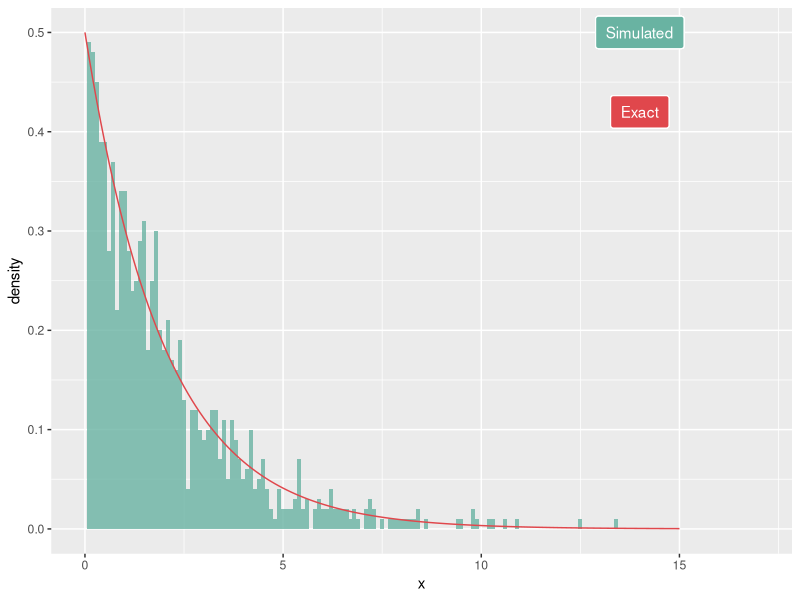
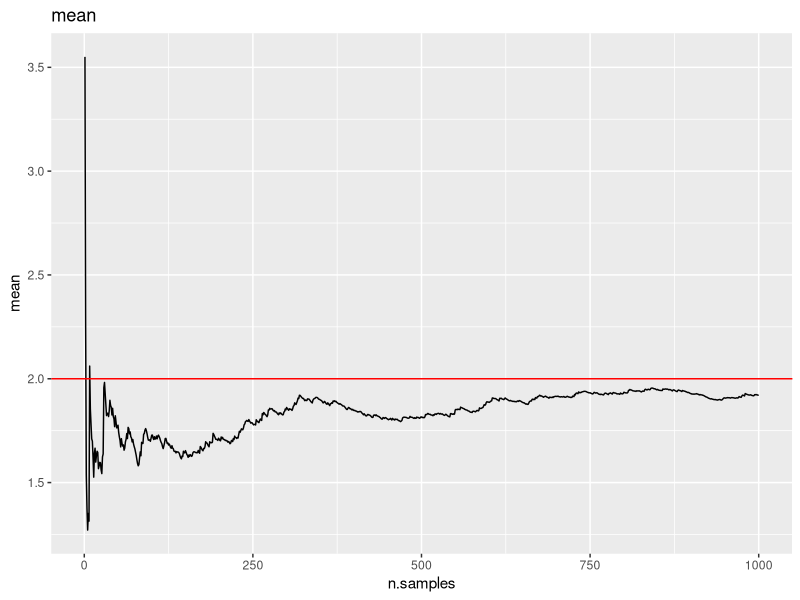
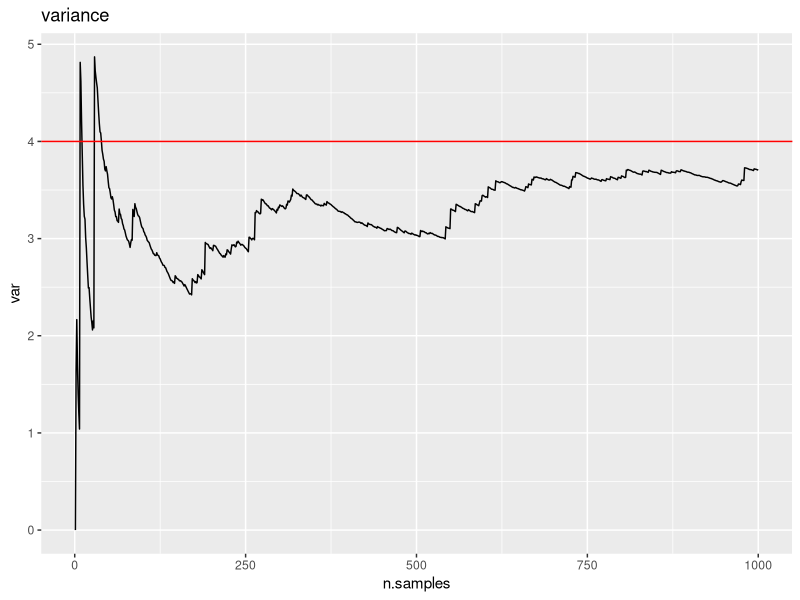
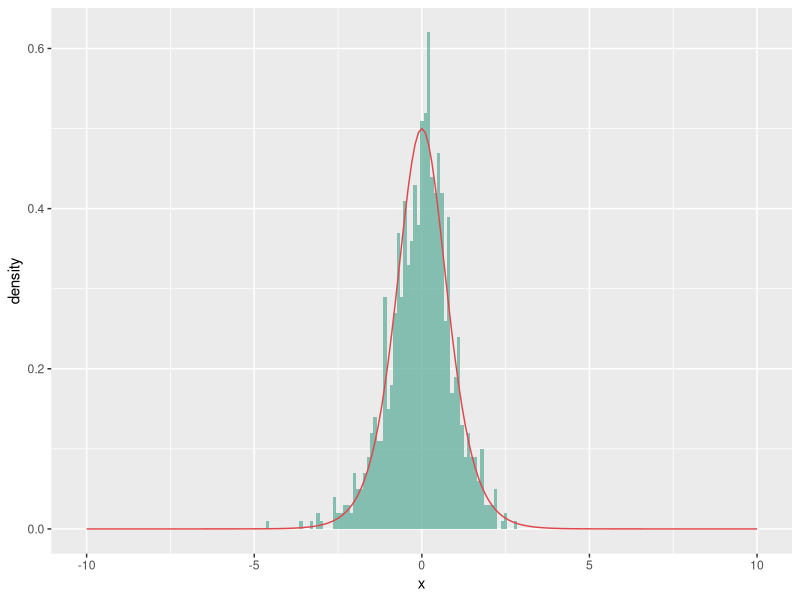
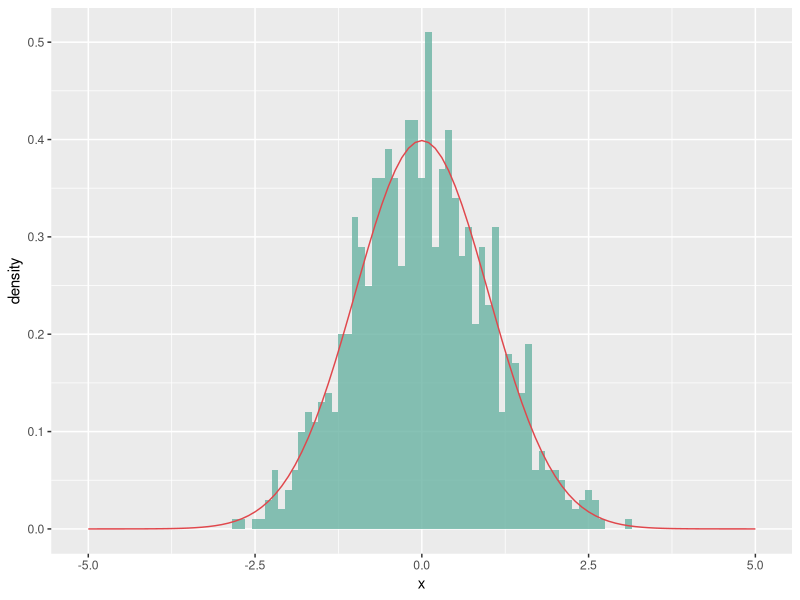
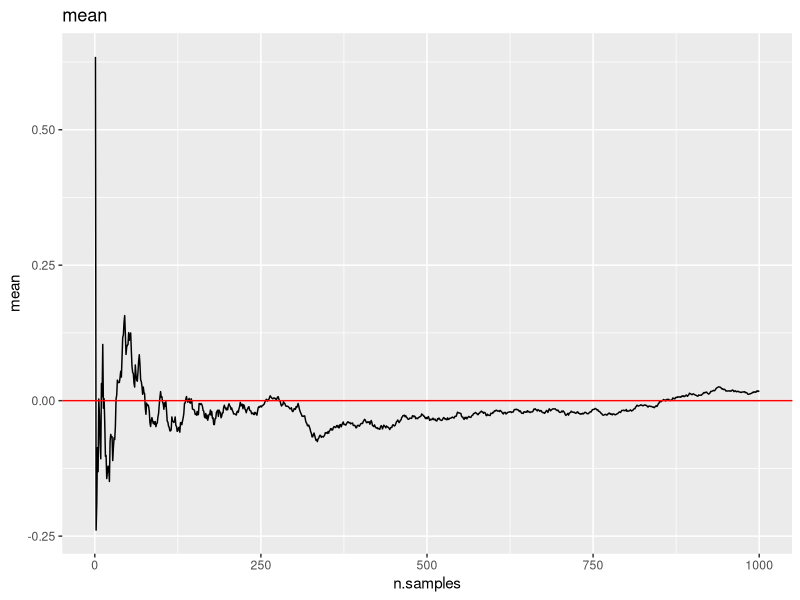
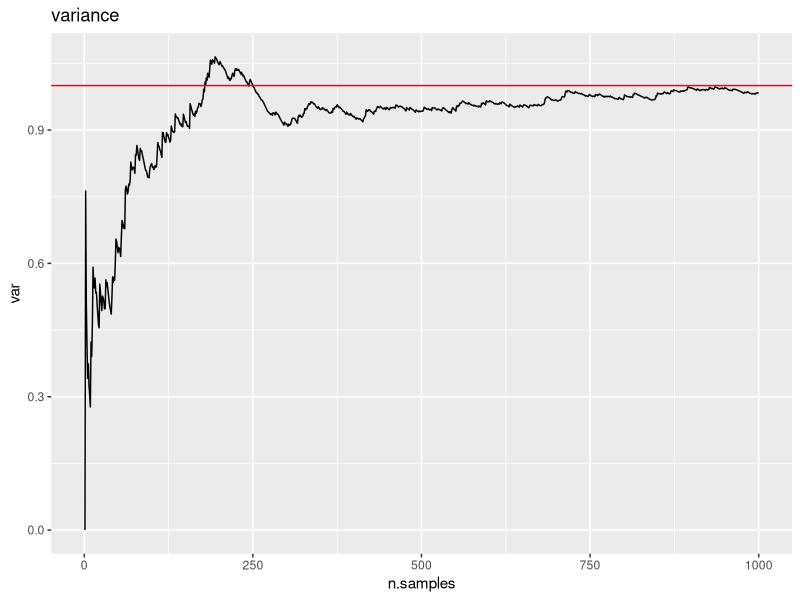
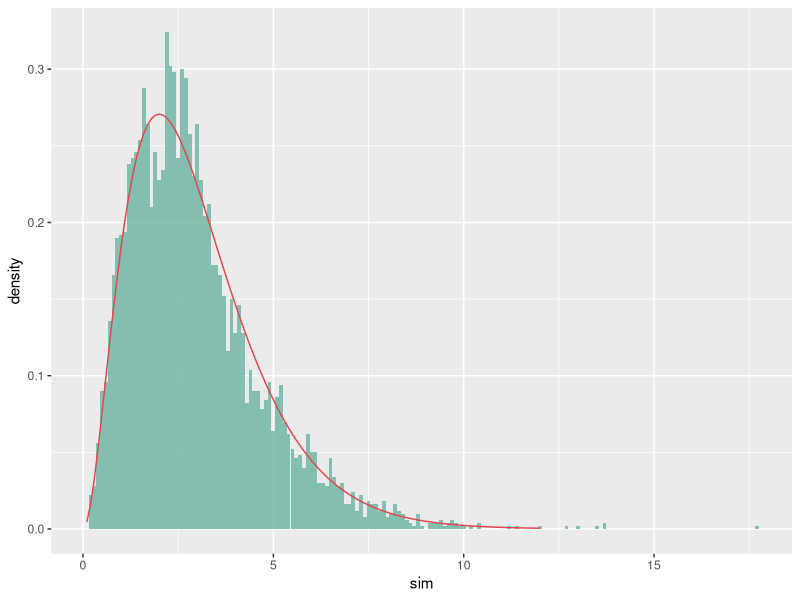

These figures' R source, in order:
## ---- chunk 1
knitr::opts_chunk$set(echo = TRUE, fig.width = 5, fig.height = 4, fig.align = "center")
library(tidyverse)
## ---- chunk 2
sim.exp <- function(rate, n){
  u <- runif(n,0,1)
  return(-1/rate * log(1 - u))
}
## ---- chunk 3
rate <- 0.5
n <- 1000
sim <- data.frame(x = sim.exp(rate, n))
x = seq(from = 0, to = 15, by = 0.1)
exact <- data.frame(x = x, y = rate*exp(-rate*x))

ggplot(sim) + 
  geom_histogram(aes(x = x, y = ..density..),
                 alpha = 0.8, fill = "#69b3a2", binwidth = 0.1) + 
  geom_line(data = exact , aes(x = x, y = y), color = "#e0474c")  +
  geom_label(
    label="Simulated", 
    x=14,
    y=0.5,
    label.padding = unit(0.55, "lines"), # Rectangle size around label
    label.size = 0.35,
    color = "white",
    fill= "#69b3a2"
  ) +
  geom_label(
    label="Exact", 
    x=14,
    y=0.42,
    label.padding = unit(0.55, "lines"), # Rectangle size around label
    label.size = 0.35,
    color = "white",
    fill = "#e0474c"
  ) +
  xlim(0,17)
## ---- chunk 4
# mean
data.frame(n.samples = 1:n,
           mean = cumsum(sim$x)/(1:n)) %>%
  ggplot() + geom_line(aes(n.samples, mean)) +
  geom_hline(yintercept = 1/rate, color = "red") +
  ggtitle("mean")
  
# variance
data.frame(n.samples = 1:n,
           mean = cumsum(sim$x)/(1:n),
           mean2 = cumsum(sim$x^2)/(1:n)) %>%
  mutate(var = mean2-mean^2) %>%
  ggplot() + geom_line(aes(n.samples, var)) +
  geom_hline(yintercept = 1/rate^2, color = "red") +
  ggtitle("variance")
## ---- chunk 5
sim.sigm <- function(alpha, n){
  u <- runif(n,0,1)
  return(1/alpha * log(u/(1-u)))
}
## ---- chunk 6
alpha <- 2
n <- 1000
sim <- data.frame(x = sim.sigm(alpha, n))
x = seq(from = -10, to = 10, by = 0.1)
exact <- data.frame(x = x, y = alpha*exp(alpha*x)/(1 + exp(alpha*x))^2)

ggplot(sim) + 
  geom_histogram(aes(x = x, y = ..density..),
                 alpha = 0.8, fill = "#69b3a2", binwidth = 0.1) + 
  geom_line(data = exact , aes(x = x, y = y), color = "#e0474c")  
## ---- chunk 7
box.mul <- function(n){
  odd <-  FALSE
  if(n %% 2 != 0){
    odd <-  TRUE
    n <- n + 1
  }
  
  x1 <- 2*pi * runif(n/2, 0, 1)
  x2 <- sim.exp(0.5, n/2)
  
  y1 <- sqrt(x2)*cos(x1)
  y2 <- sqrt(x2)*sin(x1)
  
  concat <- c(y1,y2)
  if(odd){
    return(head(concat, -1))
  }
  else{
    return(concat)
  }
}
## ---- chunk 8
n <- 1000
sim.box.mul <- data.frame(x = box.mul(n))
x = seq(from = -5, to = 5, by = 0.1)
exact <- data.frame(x = x, y = 1/sqrt(2*pi)*exp(-1/2*x^2))

ggplot(sim.box.mul) + 
  geom_histogram(aes(x = x, y = ..density..),
                 alpha = 0.8, fill = "#69b3a2", binwidth = 0.1) + 
  geom_line(data = exact , aes(x = x, y = y), color = "#e0474c")  
## ---- chunk 9
# mean
data.frame(n.samples = 1:n,
           mean = cumsum(sim.box.mul$x)/(1:n)) %>%
  ggplot() + geom_line(aes(n.samples, mean)) +
  geom_hline(yintercept = 0, color = "red") +
  ggtitle("mean")
  
# variance
data.frame(n.samples = 1:n,
           mean = cumsum(sim.box.mul$x)/(1:n),
           mean2 = cumsum(sim.box.mul$x^2)/(1:n)) %>%
  mutate(var = mean2-mean^2) %>%
  ggplot() + geom_line(aes(n.samples, var)) +
  geom_hline(yintercept = 1, color = "red") +
  ggtitle("variance")
## ---- chunk 10

alpha <-  1
a <-  sqrt(1-alpha)
b.minus <- 0
b.plus <- sqrt(alpha + 1)

rou.gamma <- function(n, a, b.minus, b.plus, alpha){
  count <-  0
  tries <- 0
  result <- rep(0,n)
  while(count < n){
    x1 <- a * runif(1, 0, 1)
    x2 <- b.minus + b.plus * runif(1, 0, 1) 
    
    if(log(x1) <= 0.5*((alpha - 1)*log(x2/x1) - x2/x1)){
      result[count + 1] = x2/x1
      count <- count + 1
    }
    tries = tries + 1
  }
  return(data.frame(sim = result, tries = tries))
}
## ---- chunk 11
n <- 5000
alpha <-  3
a <-  sqrt(alpha - 1)
b.minus <- 0
b.plus <- sqrt(alpha + 1)

sim.gamma <- rou.gamma(n, a, b.minus, b.plus, alpha)
x = seq(from = 0.1, to = 12, by = 0.1)
exact <- data.frame(x = x, y = 1/gamma(alpha) * x^(alpha - 1) * exp(-x))

ggplot(sim.gamma) + 
  geom_histogram(aes(x = sim, y = ..density..),
                 alpha = 0.8, fill = "#69b3a2", binwidth = 0.1) + 
  geom_line(data = exact , aes(x = x, y = y), color = "#e0474c") 

## ---- chunk 12
library(pracma)
n <- 1000
alpha.vec <- logseq(1.01, 2000, n = 500)
trial.vec <- rep(0, 100)
for(i in 1:length(alpha.vec)){
  alpha = alpha.vec[i]
  sim.gamma <- rou.gamma(n, a, b.minus, b.plus, alpha)
  trial.vec[i] = sim.gamma$tries[1]
}

plot(log(alpha.vec, base = 10), log(trial.vec, base = 10), ylim = c(2.7,4))
abline(h = 3, col="blue")
## ---- chunk 13
sim.gamma <- function(n, alpha, beta){
  d <- alpha - 1/3
  c <- 1/sqrt(9*d)
  count <- 0
  result <- rep(0, n)
  while(count < n){
    z <- box.mul(1)
    u <- runif(1, 0, 1)
    v <- (1 + c*z)^3
    if(z > -1/c && log(u) < 0.5*z^2 + d - d*V + d*log(V)){
      result[count + 1] = d*v
      count <- count + 1
    }
  }
  return(1/beta * result)
}
